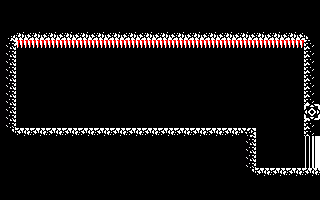

Below is a game level as drawn by its tile map, then a one-line description and the .tmx file that defines it, in full:
An orthogonal 20x25 tile map with 16x8 px tiles, 1 tile layer (Capa de Patrones 1).

<map version="1.2" tiledversion="1.2.1" orientation="orthogonal" renderorder="right-down" width="20" height="25" tilewidth="16" tileheight="8" infinite="0" nextlayerid="2" nextobjectid="1">
 <tileset firstgid="1" source="tileset.tsx" />
 <layer id="1" name="Capa de Patrones 1" width="20" height="25">
  <data encoding="csv">
1,1,1,1,1,1,1,1,1,1,1,1,1,1,1,1,1,1,1,1,
1,1,1,1,1,1,1,1,1,1,1,1,1,1,1,1,1,1,1,1,
1,1,1,1,1,1,1,1,1,1,1,1,1,1,1,1,1,1,1,1,
1,1,1,1,1,1,1,1,1,1,1,1,1,1,1,1,1,1,1,1,
19,13,13,13,13,13,13,13,13,13,13,13,13,13,13,13,13,13,13,20,
14,6,6,6,6,6,6,6,6,6,6,6,6,6,6,6,6,6,6,10,
14,1,1,1,1,1,1,1,1,1,1,1,1,1,1,1,1,1,1,10,
14,1,1,1,1,1,1,1,1,1,1,1,1,1,1,1,1,1,1,10,
14,1,1,1,1,1,1,1,1,1,1,1,1,1,1,1,1,1,1,10,
14,1,1,1,1,1,1,1,1,1,1,1,1,1,1,1,1,1,1,10,
14,1,1,1,1,1,1,1,1,1,1,1,1,1,1,1,1,1,1,10,
14,1,1,1,1,1,1,1,1,1,1,1,1,1,1,1,1,1,1,10,
14,1,1,1,1,1,1,1,1,1,1,1,1,1,1,1,1,1,1,10,
14,1,1,1,1,1,1,1,1,1,1,1,1,1,1,1,1,1,1,28,
14,1,1,1,1,1,1,1,1,1,1,1,1,1,1,1,1,1,1,32,
14,1,1,1,1,1,1,1,1,1,1,1,1,1,1,1,1,1,1,10,
23,9,9,9,9,9,9,9,9,9,9,9,9,9,9,12,1,1,1,10,
1,1,1,1,1,1,1,1,1,1,1,1,1,1,1,14,1,1,1,5,
1,1,1,1,1,1,1,1,1,1,1,1,1,1,1,14,1,1,1,5,
1,1,1,1,1,1,1,1,1,1,1,1,1,1,1,14,1,1,1,5,
1,1,1,1,1,1,1,1,1,1,1,1,1,1,1,14,1,1,1,5,
1,1,1,1,1,1,1,1,1,1,1,1,1,1,1,23,9,9,9,9,
1,1,1,1,1,1,1,1,1,1,1,1,1,1,1,1,1,1,1,1,
1,1,1,1,1,1,1,1,1,1,1,1,1,1,1,1,1,1,1,1,
1,1,1,1,1,1,1,1,1,1,1,1,1,1,1,1,1,1,1,1
</data>
 </layer>
</map>
